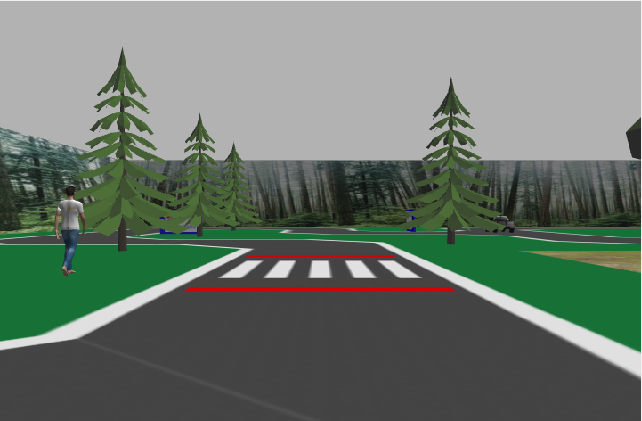
#> input picture src/my_controller/my_controller/testMedia/img.png, 642 x 421 px
$ python -i lane_follower.py   (imports and definitions only)
#> lines starting #> are read from the running program, lines starting #| are printed output that depends on the picture; after the words box and inside, x2 and y2 are one past the last pixel; in counts of white or black regions, pixels touching at a corner belong together
#> further down, picture is the input picture: shape (421, 642, 3); mean B, G, R 109.4, 119.7, 108
import cv2
import numpy as np


class PID:
    def __init__(self, kp, ki, kd, i_limit=1.0):
        self.kp = kp
        self.ki = ki
        self.kd = kd
        self.i_limit = i_limit
        self.integral = 0.0
        self.prev_error = None
        self.prev_t = None

    # [21 lines left out: functions reset, update, not called in this run]


class LaneFollower:
    def __init__(self):
        # Asphalt in HSV: any hue, low saturation, dark (a first guess, tune it)
        self.lower = np.array([0, 0, 30])
        self.upper = np.array([179, 60, 110])

        # Image rows to look at, as fractions of the image height
        self.near_band = (0.85, 0.95)   # right in front of the robot
        self.far_band = (0.80, 0.85)    # a bit further ahead
        self.min_pixels = 200           # fewer road pixels than this = no road seen

        # Steering PID (the error is normalized to -1..1)
        self.pid = PID(kp=2, ki=0.0, kd=0.3)

        # Speed limits (m/s) and turn limit (rad/s), guesses
        self.max_speed = 0.7
        self.min_speed = 0.15
        self.max_turn = 4.0

        self.last_angular = 0.0

    def road_mask(self, frame):
        hsv = cv2.cvtColor(frame, cv2.COLOR_BGR2HSV)
#> hsv: shape (421, 642, 3); mean H, S, V 19.7, 36.9, 120.7
        mask = cv2.inRange(hsv, self.lower, self.upper)
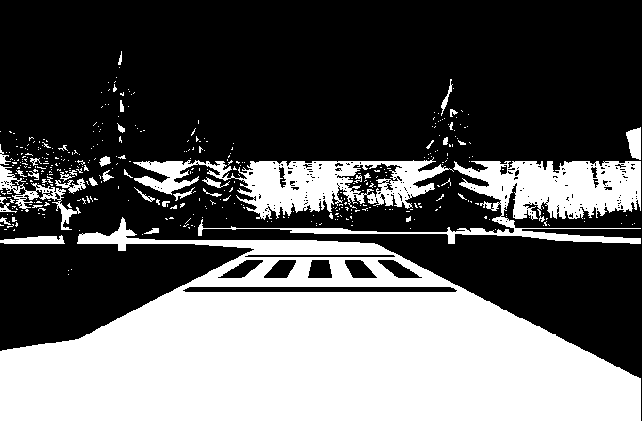
#> mask: shape (421, 642); 37% white; 419 white regions (379 under 20 px), largest, box (x1, y1, x2, y2) and area: (0, 217, 641, 421) 77251, (198, 161, 641, 244) 9789, (133, 157, 454, 220) 8189
        mask = cv2.morphologyEx(mask, cv2.MORPH_OPEN, np.ones((5, 5), np.uint8))
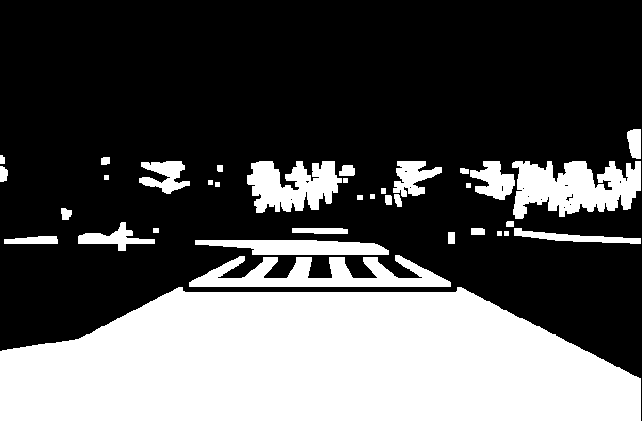
#> mask: shape (421, 642); 33.7% white; 36 white regions, largest, box (x1, y1, x2, y2) and area: (0, 287, 641, 421) 69115, (512, 161, 641, 219) 5103, (189, 255, 451, 287) 4501
        return mask

    # [50 lines left out: functions band_error, step, draw_debug, not called in this run]

>>> import cv2
>>> picture = cv2.imread('testMedia/img.png')
>>> result = LaneFollower().road_mask(picture)
